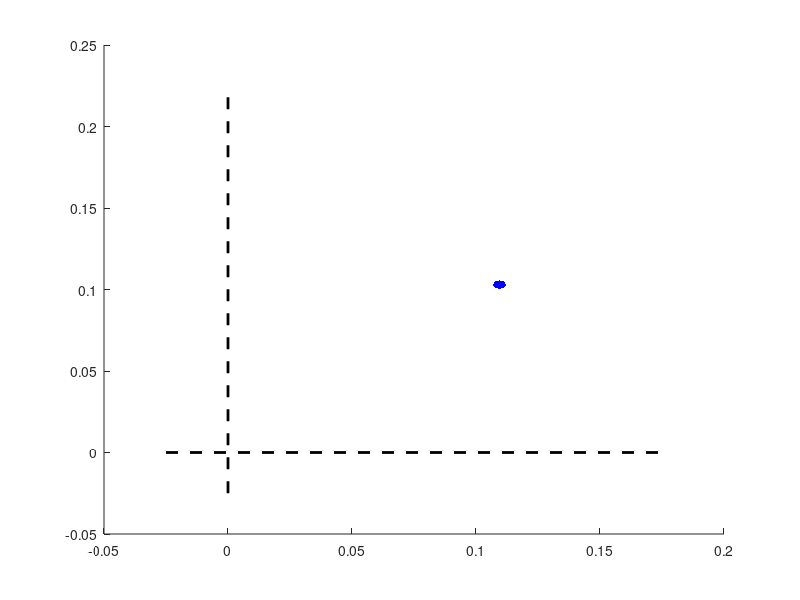

Here is the MATLAB script that generated this plot: (Note: this script raises an error after producing the figure.)



eg_peter = linspace(-2.1,-0.8,14);
xg_peter = [0.122,0.10948,0.10304,0.10304,0.10304,0.0966,0.10304,0.0966,0.09016,0.08372,0.07728,0.07084,0.0644,0.0644];
yg_peter = abs([-0.077,-0.10304,-0.10948,-0.11592,-0.12236,-0.1288,-0.14168,-0.15456,-0.15456,-0.161,-0.161,-0.16744,-0.16744,-0.17388]);

xg1 = xg_peter;
yg1 = yg_peter;

% em = linspace(-0.9,-0.50,5);
% 
% 
% xm = [-0.262,-0.292,-0.314,-0.337,-0.359];
% ym = [-0.082,-0.082,-0.075,-0.067,-0.060];
% 
% xm_peter = [0.26964,0.28462,0.31458,0.33705,0.34454];
% ym_peter = [-0.08239,-0.0749,-0.06741,-0.05992,-0.05243];
% 
% xm_peter2 = 0.23219;
% ym_peter2 = -0.08239;
% 
% xm_peter3 = [0.10989,0.15984,0.18981,0.22977,0.24975,0.25974,0.28971,0.28971,0.31968,0.34968,0.36963,0.36963];
% ym_peter3 = [-0.05994,-0.05994,-0.06993,-0.06993,-0.06993,-0.06993,-0.05994,-0.05994,-0.06993,-0.07992,-0.04995,0];
% 
% %xm_peter3 = [0.22977,0.24975,0.25974,0.28971,0.28971,0.31968,0.33966,0.35964,0.36963];
% %ym_peter3 = [-0.06993,-0.06993,-0.06993,-0.05994,-0.05994,-0.06993,-0.07992,-0.04995,0];
% 
% % xm_peter4 = [0.35964, 0.36963];
% % ym_peter4 = [-0.04995, 0];
% 
% xm_peter4 = [0.36963];
% ym_peter4 = [0];

% xm_error = [0.02247,0.02247,0.02247,0.02247,0.02247];
% 
% xm_error2 = 0.02247;
% 
% xm_error4 = [0.02997];
% 
% % xm_error4 = [0.02997, 0.02997];

figure(1),


p = 3;


line([-0.025,0.175],[0,0],'Color','k','LineStyle','--','LineWidth',2)
line([0,0],[-0.025,0.225],'Color','k','LineStyle','--','LineWidth',2)


%%
xg_error = [0.02576,0.01932,0.02576,0.02576,0.02576,0.02576,0.01932,0.02576,0.02576,0.01932,0.01932,0.01932,0.02576,0.02576];

%%
crad = 0.005;
rectangle('Position',[xg1(2)-crad/2,yg1(2)-crad/2,crad,crad],'Curvature',[1,1],...
          'FaceColor','b','LineStyle','none')
      
% plot(xg1(1), yg1(1),'ok', 'MarkerSize', p,'MarkerFaceColor','k');      
hold on

verrorbar(xg1(2), yg1(2), xg_error(2),'k');
herrorbar(xg1(2), yg1(2), xg_error(2),'k');

eg_peter = linspace(-2.0,-0.8,13);

for i=2 : length(xg1)-1
    if abs(eg_peter(i)) == 1.5
        rectangle('Position',[xg1(i)-crad/2,yg1(i)-crad/2,crad,crad],'Curvature',[1,1],...
              'FaceColor','r','LineStyle','none')
    %     plot(xg1(i), yg1(i),'ok', 'MarkerSize', p,'MarkerFaceColor','k');    
        verrorbar(xg1(i), yg1(i),  xg_error(i),'k');
        herrorbar(xg1(i), yg1(i),  xg_error(i),'k');  
    end
    if abs(eg_peter(i-1)) == 1.0
        rectangle('Position',[xg1(i)-crad/2,yg1(i)-crad/2,crad,crad],'Curvature',[1,1],...
              'FaceColor','g','LineStyle','none')
    %     plot(xg1(i), yg1(i),'ok', 'MarkerSize', p,'MarkerFaceColor','k');    
        verrorbar(xg1(i), yg1(i),  xg_error(i),'k');
        herrorbar(xg1(i), yg1(i),  xg_error(i),'k');  
    end
    if abs(eg_peter(i-1)) == 1.0
        rectangle('Position',[xg1(i)-crad/2,yg1(i)-crad/2,crad,crad],'Curvature',[1,1],...
              'FaceColor','m','LineStyle','none')
    %     plot(xg1(i), yg1(i),'ok', 'MarkerSize', p,'MarkerFaceColor','k');    
        verrorbar(xg1(i), yg1(i),  xg_error(i),'k');
        herrorbar(xg1(i), yg1(i),  xg_error(i),'k');  
    end
end


for i=1 : 11
    dummy = q1_lorpar(i,1:4);
    if dummy(4) == 2.0
        rectangle('Position',[-crad/2,dummy(3)-crad/2,crad,crad],'Curvature',[1,1],...
              'FaceColor','b','LineStyle','none')
        verrorbar(0, dummy(3),  dummy(2)/2,'k'); 
    end
    if dummy(4) == 1.5
        rectangle('Position',[-crad/2,dummy(3)-crad/2,crad,crad],'Curvature',[1,1],...
              'FaceColor','r','LineStyle','none')
        verrorbar(0, dummy(3),  dummy(2)/2,'k'); 
    end
    if dummy(4) == 1.0
        rectangle('Position',[-crad/2,dummy(3)-crad/2,crad,crad],'Curvature',[1,1],...
              'FaceColor','g','LineStyle','none')
        verrorbar(0, dummy(3),  dummy(2)/2,'k'); 
    end
    if dummy(4) == 1.0
        rectangle('Position',[-crad/2,dummy(3)-crad/2,crad,crad],'Curvature',[1,1],...
              'FaceColor','m','LineStyle','none')
        verrorbar(0, dummy(3),  dummy(2)/2,'k'); 
    end
end    
    
for i=1 : 15
    dummy = q3_lorpar(i,1:4);
     if dummy(4) == 2.4
        rectangle('Position',[dummy(3)-crad/2,-crad/2,crad,crad],'Curvature',[1,1],...
              'FaceColor','k','LineStyle','none')
        herrorbar(dummy(3), 0,  dummy(2)/2,'k');   
     end
    
    if dummy(4) == 2.0
        rectangle('Position',[dummy(3)-crad/2,-crad/2,crad,crad],'Curvature',[1,1],...
              'FaceColor','b','LineStyle','none')
        herrorbar(dummy(3), 0,  dummy(2)/2,'k');   
    end
     if dummy(4) == 1.5
        rectangle('Position',[dummy(3)-crad/2,-crad/2,crad,crad],'Curvature',[1,1],...
              'FaceColor','r','LineStyle','none')
        herrorbar(dummy(3), 0,  dummy(2)/2,'k');   
     end
     if dummy(4) == 1.0
        rectangle('Position',[dummy(3)-crad/2,-crad/2,crad,crad],'Curvature',[1,1],...
              'FaceColor','g','LineStyle','none')
        herrorbar(dummy(3), 0,  dummy(2)/2,'k');   
     end
     if dummy(4) == 1.0
        rectangle('Position',[dummy(3)-crad/2,-crad/2,crad,crad],'Curvature',[1,1],...
              'FaceColor','m','LineStyle','none')
        herrorbar(dummy(3), 0,  dummy(2)/2,'k');   
     end
    
end  

hold off


%hold off
axis equal
axis([-0.025 0.175 -0.025 0.225]);
%axis(2*[-0.25 0.25 -0.25 0.25]);
%axis(2*[-0.25 0 -0.25 0.25]);
ax2 = gca;
ax2.FontSize = 20;
ax2.TickLength = [0.02 0.02];
ax2.LineWidth = 2;
ax2.XTick = linspace(-0.025,0.175,5);
ax2.YTick = linspace(-0.025,0.225,5);
%axis square
%axis off
%ax2.XTick = linspace(0,90,7);
%xlabel('q_x (A^{-1})','FontSize',20);
%ylabel('q_y (A^{-1})','FontSize',20);

figsiz=[25 25];
fig_siz(figsiz);
%pbaspect([1.25 1 1])

figw
box on
